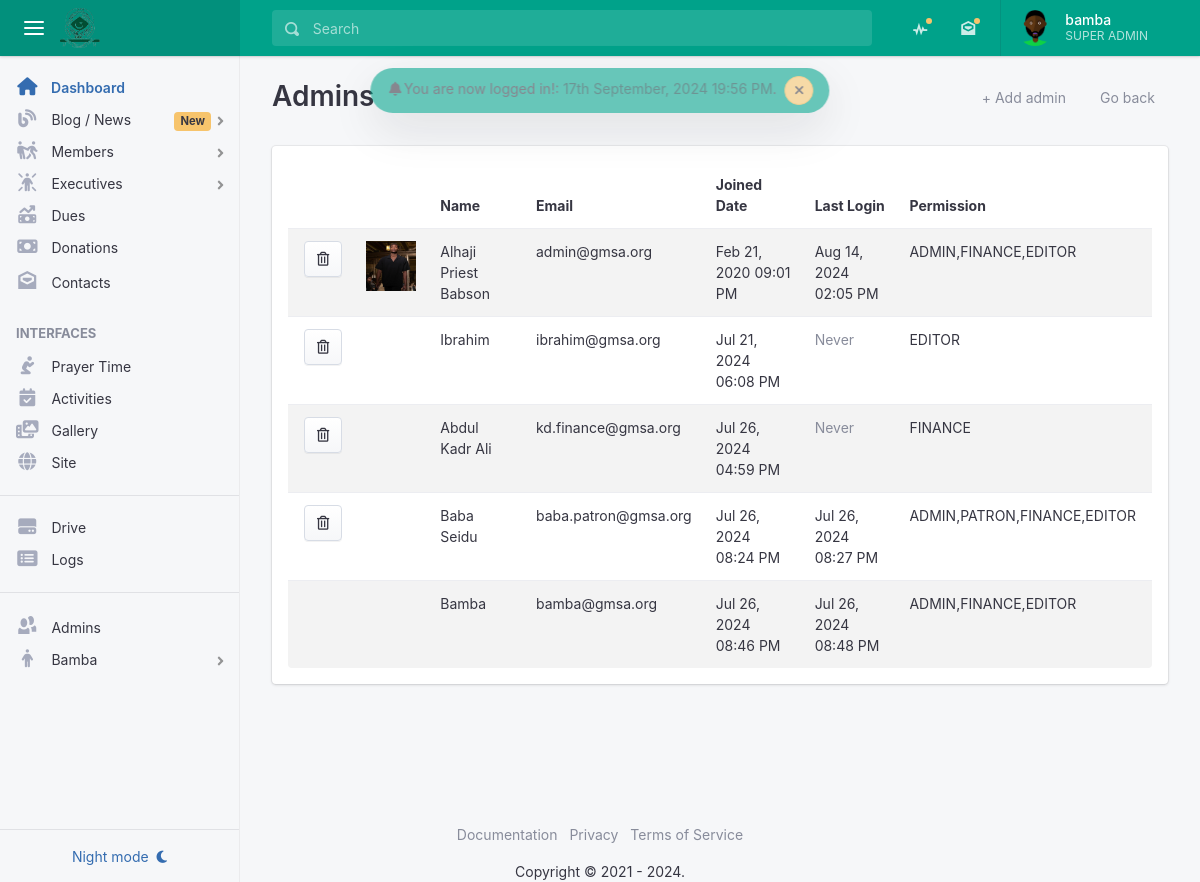
The page /admin/admins.php (signed in) on the database its author committed.
### tables this page shows
CREATE TABLE `gmsa_admin` (
  `id` int(11) NOT NULL,
  `admin_id` varchar(300) DEFAULT NULL,
  `admin_fullname` varchar(255) NOT NULL,
  `admin_email` varchar(175) NOT NULL,
  `admin_password` varchar(255) NOT NULL,
  `admin_profile` text DEFAULT NULL,
  `admin_joined_date` datetime NOT NULL DEFAULT current_timestamp(),
  `admin_last_login` datetime DEFAULT NULL,
  `admin_permissions` varchar(255) NOT NULL,
  `admin_status` tinyint(4) NOT NULL DEFAULT 0
);

### helpers/functions.php (called while the page is built, shortened)
<?php
function provide_admin_title($permission) {
	$title = '';
	if ($permission == 'admin,patron,finance,editor') {
		$title = 'Patron';
	} elseif ($permission == 'admin,finance,editor') {
		$title = 'Super Admin';
	} elseif ($permission == 'finance') {
		$title = 'Finance';
	} elseif ($permission == 'editor') {
		$title = 'Editor';
	}
	return strtoupper($title);
}

### helpers/helpers.php (the view, shortened to what this page needs)
<?php
function pretty_date($date){
	return date("M d, Y h:i A", strtotime($date));
}
function admin_has_permission($permission = 'admin') {
	global $admin_data;
	$permissions = explode(',', $admin_data['admin_permissions']);
	if (in_array($permission, $permissions, true)) {
		return true;
	}
	return false;
}
function get_all_admins() {
    global $conn;
    global $admin_data;
    $output = '';
    $query = "
        SELECT * FROM gmsa_admin
        WHERE admin_status = ?
    ";
    $statement = $conn->prepare($query);
    $statement->execute([0]);
    $result = $statement->fetchAll();
    foreach ($result as $row) {
        $admin_last_login = $row["admin_last_login"];
        if ($admin_last_login == NULL) {
            $admin_last_login = '<span class="text-muted">Never</span>';
        } else {
            $admin_last_login = pretty_date($admin_last_login);
        }
        $output .= '
            <tr>
                <td>
        ';
        if ($row['admin_id'] != $admin_data['admin_id']) {
            $output .= '
                <a href="' . PROOT . 'admin/admins?delete='.$row["admin_id"].'" class="btn btn-secondary"><i class="far fa-trash-alt"></i> <span class="sr-only">Remove</span></a>
            ';
        }
        $output .= '
                </td>
                <td>' . (($row["admin_profile"] == NULL) ? '' : '<div class="avatar"><a href="' . PROOT . $row["admin_profile"] . '" target="_blank"><img src="' . PROOT . $row["admin_profile"] . '" clas="" style="width: 50px; height: 50px;" />') . '</a></div></td>
                <td>' . ucwords($row["admin_fullname"]) . '</td>
                <td>' . $row["admin_email"] . '</td>
                <td>' . pretty_date($row["admin_joined_date"]) . '</td>
                <td>' . $admin_last_login . '</td>
                <td>' . strtoupper($row["admin_permissions"]) . '</td>
            </tr>
        ';
    }
    return $output;
}

### admin/includes/header.php (shortened to what this page needs)
<div class="app">
    <header class="app-header app-header-dark bg-success">
        <div class="top-bar">
            <div class="top-bar-brand">
                <button class="hamburger hamburger-squeeze mr-2" type="button" data-toggle="aside-menu" aria-label="toggle aside menu"><span class="hamburger-box"><span class="hamburger-inner"></span></span></button>
                <a href="<?= PROOT; ?>admin">
                    <img src="<?= PROOT; ?>assets/media/logo/logo.png" class="img-fluid rounded" width="40">
                </a>
            </div>
            <div class="top-bar-list">
                <div class="top-bar-item top-bar-item-full">
                    <form class="top-bar-search">
                        <div class="input-group input-group-search dropdown">
                            <div class="input-group-prepend">
                                <span class="input-group-text"><span class="oi oi-magnifying-glass"></span></span>
                            </div>
                            <input type="text" class="form-control" data-toggle="dropdown" aria-label="Search" placeholder="Search">
                        </div>
                    </form>
                </div>
                <div class="top-bar-item top-bar-item-right px-0 d-none d-sm-flex">
                    <ul class="header-nav nav">
                        <li class="nav-item dropdown header-nav-dropdown has-notified">
                            <a class="nav-link" href="<?= PROOT; ?>admin/blog/all"><span class="oi oi-pulse"></span></a>
                        </li>
                        <li class="nav-item dropdown header-nav-dropdown has-notified">
                            <a class="nav-link" href="<?= PROOT; ?>admin/contacts"><span class="oi oi-envelope-open"></span></a>
                        </li>
                    </ul>
                    <div class="dropdown d-none d-md-flex">
                        <button class="btn-account" type="button" data-toggle="dropdown" aria-haspopup="true" aria-expanded="false"><span class="user-avatar user-avatar-md"><img src="<?= PROOT . (($admin_data['admin_profile'] == NULL) ? 'assets/media/avatar.png' : $admin_data['admin_profile']); ?>" alt=""></span> <span class="account-summary pr-lg-4 d-none d-lg-block"><span class="account-name"><?= $admin_data['admin_fullname']; ?> </span> <span class="account-description"><?= provide_admin_title($admin_data['admin_permissions']); ?></span></span></button>
                    </div>
                </div>
            </div>
        </div>
    </header>

### admin/includes/aside.php (shortened to what this page needs)
<aside class="app-aside app-aside-expand-md app-aside-light">
    <div class="aside-content">
        <div class="aside-menu overflow-hidden">
            <nav id="stacked-menu" class="stacked-menu">
                <ul class="menu">
                    <li class="menu-item has-active">
                        <a href="<?= PROOT; ?>admin" class="menu-link"><span class="menu-icon fas fa-home"></span> <span class="menu-text">Dashboard</span></a>
                    </li>
                    <?php if (admin_has_permission('editor')): ?>
                    <li class="menu-item has-child">
                        <a href="javascript:;" class="menu-link"><span class="menu-icon fas fa-blog"></span> <span class="menu-text">Blog / News</span> <span class="badge badge-warning">New</span></a>
                    </li>
                    <?php endif; ?>
                    <li class="menu-item has-child">
                        <a href="javascript:;" class="menu-link"><span class="menu-icon fa-solid fa-people-pulling"></span> <span class="menu-text">Members</span></a>
                    </li>
                    <li class="menu-item has-child">
                        <a href="javascript:;" class="menu-link"><span class="menu-icon fa-solid fa-person-rays"></span> <span class="menu-text">Executives</span></a>
                    </li>
                    <?php if (admin_has_permission('finance')): ?>
                    <li class="menu-item">
                        <a href="<?= PROOT; ?>admin/dues" class="menu-link"><span class="menu-icon fa fa-money-bill-trend-up"></span> <span class="menu-text">Dues</span></a>
                    </li>
                    <li class="menu-item">
                        <a href="<?= PROOT; ?>admin/donations" class="menu-link"><span class="menu-icon fa fa-money-bill"></span> <span class="menu-text">Donations</span></a>
                    </li>
                    <?php endif; ?>
                    <li class="menu-item">
                        <a href="<?= PROOT; ?>admin/contacts" class="menu-link"><span class="menu-icon oi oi-envelope-open"></span> <span class="menu-text">Contacts</span></a>
                    </li>
                    <?php if (admin_has_permission('editor')): ?>
                    <li class="menu-header">Interfaces </li>
                    <li class="menu-item">
                        <a href="<?= PROOT; ?>admin/prayer-time" class="menu-link"><span class="menu-icon fa-solid fa-person-praying"></span> <span class="menu-text">Prayer Time</span></a>
                    </li>
                    <li class="menu-item">
                        <a href="<?= PROOT; ?>admin/activity" class="menu-link"><span class="menu-icon fa fa-calendar-check"></span> <span class="menu-text">Activities</span></a>
                    </li>
                    <li class="menu-item">
                        <a href="<?= PROOT; ?>admin/gallery" class="menu-link"><span class="menu-icon fa fa-photo-film"></span> <span class="menu-text">Gallery</span></a>
                    </li>
                    <li class="menu-item">
                        <a href="<?= PROOT; ?>admin/site" class="menu-link"><span class="menu-icon fas fa-globe"></span> <span class="menu-text">Site</span></a>
                    </li>
                    <?php endif; ?>
                    <hr>
                    <li class="menu-item">
                        <a href="<?= PROOT; ?>admin/drive" class="menu-link"><span class="menu-icon fa-solid fa-hard-drive"></span> <span class="menu-text">Drive</span></a>
                    </li>
                    <li class="menu-item">
                        <a href="<?= PROOT; ?>admin/logs" class="menu-link"><span class="menu-icon fa-solid fa-rectangle-list"></span> <span class="menu-text">Logs</span></a>
                    </li>
                    <hr>
                    <?php if (admin_has_permission()): ?>
                    <li class="menu-item">
                        <a href="<?= PROOT; ?>admin/admins" class="menu-link"><span class="menu-icon oi oi-people"></span> <span class="menu-text">Admins</span></a>
                    </li>
                    <?php endif; ?>
                    <li class="menu-item has-child">
                        <a href="javascript:;" class="menu-link"><span class="menu-icon fa-solid fa-person"></span> <span class="menu-text"><?= ucwords($admin_data['admin_fullname']); ?> </span></a>
                    </li>
                </ul>
            </nav>
        </div>
        <footer class="aside-footer border-top p-2">
            <button class="btn btn-light btn-block text-primary" data-toggle="skin"><span class="d-compact-menu-none">Night mode</span> <i class="fas fa-moon ml-1"></i></button>
        </footer>
    </div>
</aside>

### rows shown on the page
gmsa_admin: admin_fullname "bamba", admin_permissions "SUPER ADMIN", admin_fullname "Bamba", admin_email "bamba@gmsa.org", admin_joined_date "Jul 26, 2024 08:46 PM", admin_last_login "Jul 26, 2024 08:48 PM", admin_permissions "ADMIN,FINANCE,EDITOR"
gmsa_admin: admin_profile (picture), admin_fullname "Alhaji Priest Babson", admin_email "admin@gmsa.org", admin_joined_date "Feb 21, 2020 09:01 PM", admin_last_login "Aug 14, 2024 02:05 PM", admin_permissions "ADMIN,FINANCE,EDITOR"
gmsa_admin: admin_fullname "Ibrahim", admin_email "ibrahim@gmsa.org", admin_joined_date "Jul 21, 2024 06:08 PM", shows "Never", admin_permissions "EDITOR"
gmsa_admin: admin_fullname "Abdul Kadr Ali", admin_email "kd.finance@gmsa.org", admin_joined_date "Jul 26, 2024 04:59 PM", shows "Never", admin_permissions "FINANCE"
gmsa_admin: admin_fullname "Baba Seidu", admin_email "baba.patron@gmsa.org", admin_joined_date "Jul 26, 2024 08:24 PM", admin_last_login "Jul 26, 2024 08:27 PM", admin_permissions "ADMIN,PATRON,FINANCE,EDITOR"

### other values the page prints
$_SESSION['flash_success'] "You are now logged in!"
